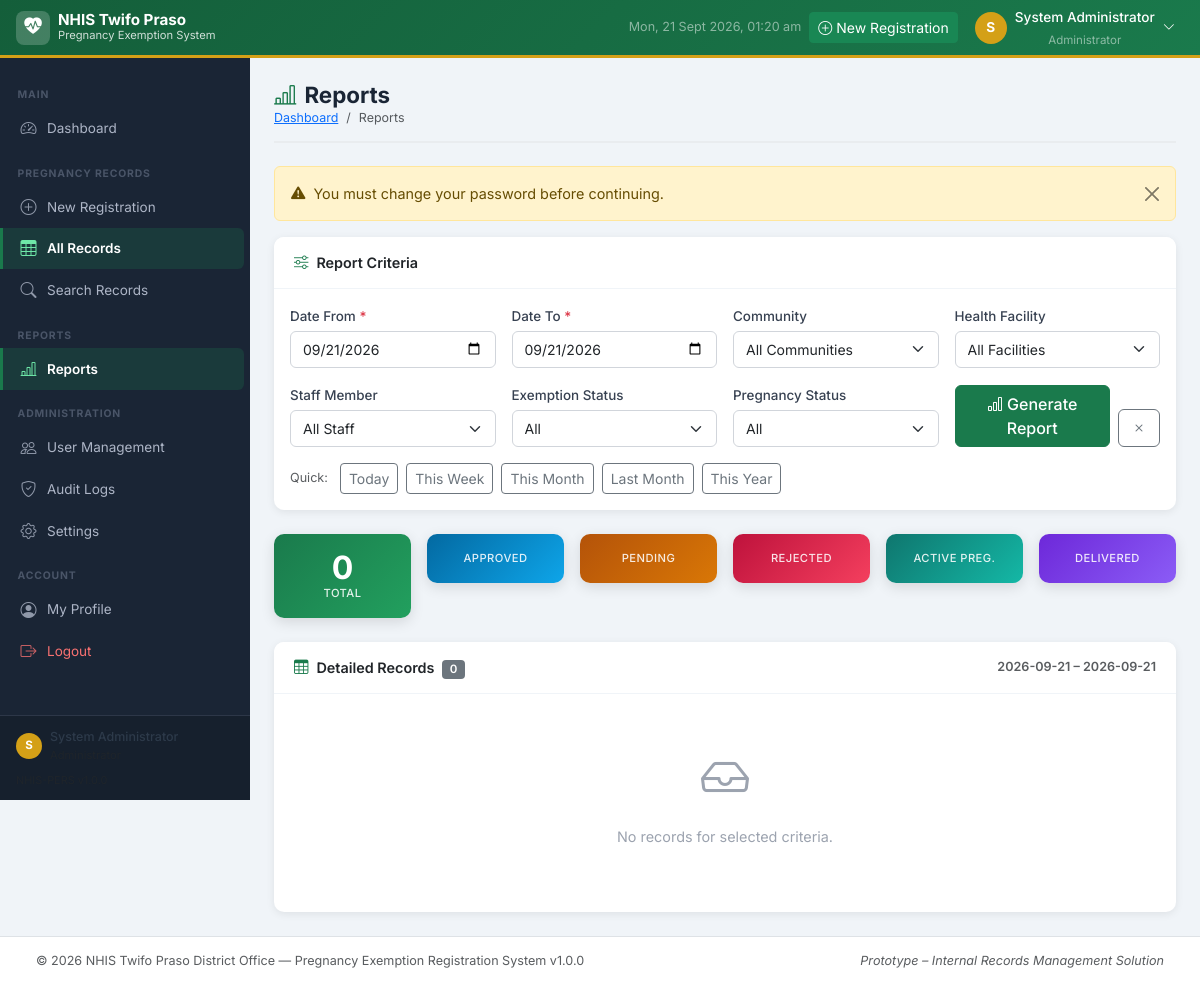
/reports/index.php?generate=1&date_from=2026-09-21&date_to=2026-09-21 (signed in), run on the app's committed database.
### tables this page shows
CREATE TABLE IF NOT EXISTS `users` (
  `id` INT(11) NOT NULL AUTO_INCREMENT,
  `full_name` VARCHAR(150) NOT NULL,
  `username` VARCHAR(80) NOT NULL,
  `email` VARCHAR(150) DEFAULT NULL,
  `password` VARCHAR(255) NOT NULL,
  `role_id` INT(11) NOT NULL DEFAULT 2,
  `phone` VARCHAR(20) DEFAULT NULL,
  `status` ENUM('active','inactive') NOT NULL DEFAULT 'active',
  `must_change_password` TINYINT(1) NOT NULL DEFAULT 0,
  `last_login` DATETIME DEFAULT NULL,
  `created_at` TIMESTAMP NOT NULL DEFAULT CURRENT_TIMESTAMP,
  `updated_at` TIMESTAMP NOT NULL DEFAULT CURRENT_TIMESTAMP ON UPDATE CURRENT_TIMESTAMP,
  PRIMARY KEY (`id`),
  UNIQUE KEY `uq_username` (`username`),
  KEY `fk_users_role` (`role_id`),
  CONSTRAINT `fk_users_role` FOREIGN KEY (`role_id`) REFERENCES `roles` (`id`) ON UPDATE CASCADE
);

CREATE TABLE IF NOT EXISTS `roles` (
  `id` INT(11) NOT NULL AUTO_INCREMENT,
  `role_name` VARCHAR(50) NOT NULL,
  `description` VARCHAR(255) DEFAULT NULL,
  `created_at` TIMESTAMP NOT NULL DEFAULT CURRENT_TIMESTAMP,
  PRIMARY KEY (`id`),
  UNIQUE KEY `uq_role_name` (`role_name`)
);

CREATE TABLE IF NOT EXISTS `system_settings` (
  `id` INT(11) NOT NULL AUTO_INCREMENT,
  `setting_key` VARCHAR(100) NOT NULL,
  `setting_value` TEXT DEFAULT NULL,
  `description` VARCHAR(255) DEFAULT NULL,
  `updated_by` INT(11) DEFAULT NULL,
  `updated_at` TIMESTAMP NOT NULL DEFAULT CURRENT_TIMESTAMP ON UPDATE CURRENT_TIMESTAMP,
  PRIMARY KEY (`id`),
  UNIQUE KEY `uq_setting_key` (`setting_key`)
);

### includes/auth.php (called while the page is built, shortened)
<?php
require_once __DIR__ . '/functions.php';
function getCurrentUser(): ?array {
    $pdo  = getDBConnection();
    $stmt = $pdo->prepare(
        "SELECT u.*, r.role_name FROM users u
         JOIN roles r ON u.role_id = r.id
         WHERE u.id = :id LIMIT 1"
    );
    $stmt->execute([':id' => $_SESSION['user_id']]);
    return $stmt->fetch() ?: null;
}

### reports/index.php (the view, shortened to what this page needs)
<?php
require_once __DIR__ . '/../includes/auth.php';
$pdo         = getDBConnection();
$dateFrom    = trim($_GET['date_from']   ?? date('Y-m-01'));
$dateTo      = trim($_GET['date_to']     ?? date('Y-m-d'));
$generated   = isset($_GET['generate']);
$records     = [];
$summary     = [];
if ($generated) {
    $where  = ['pw.is_deleted = 0'];
    $params = [];
    if (!empty($dateFrom) && isValidDate($dateFrom)) { $where[] = 'pw.registration_date >= :dfrom'; $params[':dfrom'] = $dateFrom; }
    if (!empty($dateTo)   && isValidDate($dateTo))   { $where[] = 'pw.registration_date <= :dto';   $params[':dto']   = $dateTo; }
    $whereSQL = 'WHERE ' . implode(' AND ', $where);
    $sumStmt = $pdo->prepare(
        "SELECT
            COUNT(*) AS total,
            SUM(CASE WHEN pw.exemption_status='Approved' THEN 1 ELSE 0 END) AS approved,
            SUM(CASE WHEN pw.exemption_status='Pending'  THEN 1 ELSE 0 END) AS pending,
            SUM(CASE WHEN pw.exemption_status='Rejected' THEN 1 ELSE 0 END) AS rejected,
            SUM(CASE WHEN pw.pregnancy_status='Active'   THEN 1 ELSE 0 END) AS active,
            SUM(CASE WHEN pw.pregnancy_status='Delivered' THEN 1 ELSE 0 END) AS delivered
         FROM pregnant_women pw $whereSQL"
    );
    $sumStmt->execute($params);
    $summary = $sumStmt->fetch();
    $pg    = getPaginationParams(50);
    $countStmt = $pdo->prepare("SELECT COUNT(*) FROM pregnant_women pw $whereSQL");
    $countStmt->execute($params);
    $totalRows = (int) $countStmt->fetchColumn();
    $dataStmt = $pdo->prepare(
        "SELECT pw.id, pw.record_number, pw.nhis_membership_number, pw.ghana_card_number,
                pw.first_name, pw.last_name,
                pw.phone, pw.registration_date, pw.processing_date,
                pw.pregnancy_status, pw.exemption_status, pw.reference_number,
                pw.gestational_age_weeks, pw.expected_delivery_date,
                COALESCE(c.community_name,  pw.community_other,  '—') AS community,
                COALESCE(hf.facility_name,  pw.facility_other,   '—') AS facility,
                u.full_name AS registered_by
         FROM pregnant_women pw
         LEFT JOIN communities      c  ON pw.community_id       = c.id
         LEFT JOIN health_facilities hf ON pw.health_facility_id = hf.id
         LEFT JOIN users             u  ON pw.created_by         = u.id
         $whereSQL
         ORDER BY pw.registration_date ASC, pw.id ASC
         LIMIT :lim OFFSET :off"
    );
    foreach ($params as $k => $v) $dataStmt->bindValue($k, $v);
    $dataStmt->bindValue(':lim', $pg['per_page'], PDO::PARAM_INT);
    $dataStmt->bindValue(':off', $pg['offset'],   PDO::PARAM_INT);
    $dataStmt->execute();
    $records = $dataStmt->fetchAll();
} else {
    $pg = getPaginationParams(); $pgStr = ''; $totalRows = 0;
}
include __DIR__ . '/../includes/header.php';
include __DIR__ . '/../includes/sidebar.php';
?>
<div class="nhis-content">
    <div class="page-header d-flex align-items-center justify-content-between flex-wrap gap-2">
        <div>
            <h1><i class="bi bi-bar-chart-line me-2 text-nhis"></i>Reports</h1>
            <nav aria-label="breadcrumb">
                <ol class="breadcrumb mb-0">
                    <li class="breadcrumb-item"><a href="<?= BASE_URL ?>/dashboard.php">Dashboard</a></li>
                    <li class="breadcrumb-item active">Reports</li>
                </ol>
            </nav>
        </div>
    </div>
    <div class="card mb-4 no-print">
        <div class="card-header"><i class="bi bi-sliders me-2 text-nhis"></i>Report Criteria</div>
        <div class="card-body">
            <form method="GET" action="" class="row g-3">
                <div class="col-md-3">
                    <label class="form-label fw-500">Date From <span class="required-star">*</span></label>
                    <input type="date" class="form-control" name="date_from" value="<?= htmlspecialchars($dateFrom) ?>" required>
                </div>
                <div class="col-md-3">
                    <label class="form-label fw-500">Date To <span class="required-star">*</span></label>
                    <input type="date" class="form-control" name="date_to" value="<?= htmlspecialchars($dateTo) ?>" required>
                </div>
                <div class="col-md-3">
                    <label class="form-label fw-500">Community</label>
                    <select class="form-select" name="community">
                        <option value="">All Communities</option>
                    </select>
                </div>
                <div class="col-md-3">
                    <label class="form-label fw-500">Health Facility</label>
                    <select class="form-select" name="facility">
                        <option value="">All Facilities</option>
                    </select>
                </div>
                <div class="col-md-3">
                    <label class="form-label fw-500">Staff Member</label>
                    <select class="form-select" name="staff">
                        <option value="">All Staff</option>
                    </select>
                </div>
                <div class="col-md-3">
                    <label class="form-label fw-500">Exemption Status</label>
                    <select class="form-select" name="exemption">
                        <option value="">All</option>
                    </select>
                </div>
                <div class="col-md-3">
                    <label class="form-label fw-500">Pregnancy Status</label>
                    <select class="form-select" name="preg_status">
                        <option value="">All</option>
                    </select>
                </div>
                <div class="col-md-3 d-flex align-items-end gap-2">
                    <button type="submit" class="btn btn-nhis-primary flex-fill">
                        <i class="bi bi-bar-chart me-1"></i>Generate Report
                    </button>
                    <a href="<?= BASE_URL ?>/reports/index.php" class="btn btn-outline-secondary">
                        <i class="bi bi-x"></i>
                    </a>
                </div>
                <div class="col-12 d-flex gap-2 flex-wrap">
                    <span class="text-muted small me-1 align-self-center">Quick:</span>
                    <?php
                    $presets = [
                        'Today'       => [date('Y-m-d'),         date('Y-m-d')],
                        'This Week'   => [date('Y-m-d', strtotime('monday this week')), date('Y-m-d')],
                        'This Month'  => [date('Y-m-01'),         date('Y-m-d')],
                        'Last Month'  => [date('Y-m-01', strtotime('first day of last month')), date('Y-m-t', strtotime('last month'))],
                        'This Year'   => [date('Y-01-01'),        date('Y-m-d')],
                    ];
                    foreach ($presets as $label => [$from, $to]): ?>
                    <a href="?generate=1&date_from=<?= $from ?>&date_to=<?= $to ?>"
                       class="btn btn-sm btn-outline-secondary">
                        <?= $label ?>
                    </a>
                    <?php endforeach; ?>
                </div>
            </form>
        </div>
    </div>
    <?php if ($generated): ?>
    <div class="row g-3 mb-4">
        <div class="col-6 col-md-2">
            <div class="stat-card stat-green p-3 text-center">
                <div class="stat-value"><?= $summary['total'] ?></div>
                <div class="stat-label" style="font-size:.7rem;">Total</div>
            </div>
        </div>
        <div class="col-6 col-md-2">
            <div class="stat-card stat-sky p-3 text-center">
                <div class="stat-label" style="font-size:.7rem;">Approved</div>
            </div>
        </div>
        <div class="col-6 col-md-2">
            <div class="stat-card stat-gold p-3 text-center">
                <div class="stat-label" style="font-size:.7rem;">Pending</div>
            </div>
        </div>
        <div class="col-6 col-md-2">
            <div class="stat-card stat-rose p-3 text-center">
                <div class="stat-label" style="font-size:.7rem;">Rejected</div>
            </div>
        </div>
        <div class="col-6 col-md-2">
            <div class="stat-card stat-teal p-3 text-center">
                <div class="stat-label" style="font-size:.7rem;">Active Preg.</div>
            </div>
        </div>
        <div class="col-6 col-md-2">
            <div class="stat-card stat-purple p-3 text-center">
                <div class="stat-label" style="font-size:.7rem;">Delivered</div>
            </div>
        </div>
    </div>
    <div class="card">
        <div class="card-header d-flex justify-content-between align-items-center">
            <span>
                <i class="bi bi-table me-2 text-nhis"></i>Detailed Records
                <span class="badge bg-secondary ms-1"><?= number_format($totalRows) ?></span>
            </span>
            <small class="text-muted">
                <?= htmlspecialchars($dateFrom) ?> – <?= htmlspecialchars($dateTo) ?>
            </small>
        </div>
        <div class="card-body p-0">
            <?php if (empty($records)): ?>
            <div class="empty-state"><i class="bi bi-inbox"></i><p>No records for selected criteria.</p></div>
            <?php endif; ?>
        </div>
    </div>
    <?php endif; ?>
</div>
<?php include __DIR__ . '/../includes/footer.php'; ?>

### includes/header.php (shortened to what this page needs)
<?php
$currentUser = getCurrentUser();
?>
<!DOCTYPE html>
<html lang="en">
<head>
    <link href="https://cdn.jsdelivr.net/npm/bootstrap@5.3.2/dist/css/bootstrap.min.css" rel="stylesheet">
    <link href="https://cdn.jsdelivr.net/npm/bootstrap-icons@1.11.3/font/bootstrap-icons.min.css" rel="stylesheet">
    <link href="<?= BASE_URL ?>/assets/css/style.css" rel="stylesheet">
</head>
<body>
<nav class="navbar navbar-expand-lg navbar-dark nhis-topbar fixed-top">
    <div class="container-fluid px-3">
        <a class="navbar-brand d-flex align-items-center gap-2" href="<?= BASE_URL ?>/dashboard.php">
            <div class="nhis-brand-icon">
                <i class="bi bi-heart-pulse-fill"></i>
            </div>
            <div class="d-none d-md-block">
                <div class="fw-700 lh-1" style="font-size:0.95rem;">NHIS Twifo Praso</div>
                <div style="font-size:0.7rem;opacity:0.8;font-weight:400;">Pregnancy Exemption System</div>
            </div>
        </a>
        <div class="ms-auto d-flex align-items-center gap-2">
            <span class="d-none d-lg-block text-white-50 small" id="topDateTime"></span>
            <a href="<?= BASE_URL ?>/pregnancy/add.php" class="btn btn-sm btn-success d-none d-md-flex align-items-center gap-1">
                <i class="bi bi-plus-circle"></i> New Registration
            </a>
            <div class="dropdown">
                <button class="btn btn-sm btn-link text-white d-flex align-items-center gap-2 text-decoration-none" data-bs-toggle="dropdown" aria-expanded="false">
                    <div class="nhis-avatar"><?= strtoupper(substr($currentUser['full_name'] ?? 'U', 0, 1)) ?></div>
                    <span class="d-none d-lg-block">
                        <span class="fw-500" style="font-size:0.85rem;"><?= htmlspecialchars($currentUser['full_name'] ?? '') ?></span>
                        <br><span class="text-white-50" style="font-size:0.72rem;"><?= htmlspecialchars($currentUser['role_name'] ?? '') ?></span>
                    </span>
                    <i class="bi bi-chevron-down small"></i>
                </button>
            </div>
        </div>
    </div>
</nav>
<div class="nhis-wrapper">

### includes/footer.php (shortened to what this page needs)
    </div>
<footer class="nhis-footer">
    <div class="container-fluid">
        <div class="row align-items-center">
            <div class="col-md-6">
                <span class="text-muted small">
                    &copy; <?= date('Y') ?>
                    <?= getSetting('office_name', 'NHIS Twifo Praso District Office') ?>
                    &mdash; Pregnancy Exemption Registration System v<?= APP_VERSION ?>
                </span>
            </div>
            <div class="col-md-6 text-md-end">
                <span class="text-muted small">
                    <em>Prototype &ndash; Internal Records Management Solution</em>
                </span>
            </div>
        </div>
    </div>
</footer>
</body>
</html>

### data on the page
users: full_name "S", full_name "System Administrator", role.role_name "Administrator"
system_settings: setting_value "NHIS Twifo Praso District Office"

### other printed values
substr($_SESSION['full_name'] ?? 'U', 0, 1) "S"
$_SESSION['full_name'] "System Administrator"
$flash['message'] "You must change your password before continuing."
$label "Today"
$label "This Week"
$label "This Month"
$label "Last Month"
$label "This Year"
$summary['total'] "0"
$totalRows "0"
$dateFrom "2026-09-21"
$dateTo "2026-09-21"
APP_VERSION "1.0.0"
